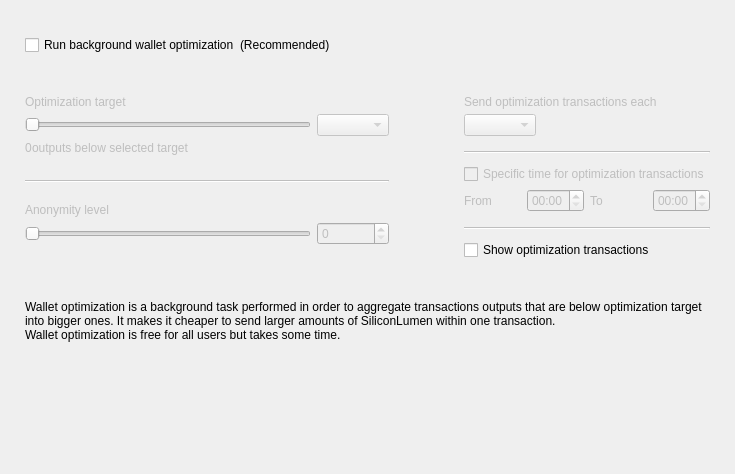
<?xml version="1.0" encoding="UTF-8"?>
<ui version="4.0">
 <class>OptimizationOptionsFrame</class>
 <widget class="QFrame" name="OptimizationOptionsFrame">
  <property name="geometry">
   <rect>
    <x>0</x>
    <y>0</y>
    <width>735</width>
    <height>474</height>
   </rect>
  </property>
  <property name="windowTitle">
   <string>Frame</string>
  </property>
  <property name="frameShape">
   <enum>QFrame::NoFrame</enum>
  </property>
  <property name="frameShadow">
   <enum>QFrame::Raised</enum>
  </property>
  <layout class="QVBoxLayout" name="verticalLayout">
   <property name="spacing">
    <number>0</number>
   </property>
   <property name="leftMargin">
    <number>25</number>
   </property>
   <property name="topMargin">
    <number>35</number>
   </property>
   <property name="rightMargin">
    <number>25</number>
   </property>
   <property name="bottomMargin">
    <number>0</number>
   </property>
   <item>
    <layout class="QHBoxLayout" name="horizontalLayout_2">
     <item>
      <widget class="QCheckBox" name="m_enableOptimizationCheck">
       <property name="text">
        <string>Run background wallet optimization</string>
       </property>
      </widget>
     </item>
     <item>
      <widget class="WalletGui::WalletNormalGrayTextLabel" name="label_8">
       <property name="text">
        <string>(Recommended)</string>
       </property>
      </widget>
     </item>
     <item>
      <spacer name="horizontalSpacer">
       <property name="orientation">
        <enum>Qt::Horizontal</enum>
       </property>
       <property name="sizeHint" stdset="0">
        <size>
         <width>40</width>
         <height>20</height>
        </size>
       </property>
      </spacer>
     </item>
    </layout>
   </item>
   <item>
    <spacer name="verticalSpacer_2">
     <property name="orientation">
      <enum>Qt::Vertical</enum>
     </property>
     <property name="sizeType">
      <enum>QSizePolicy::Fixed</enum>
     </property>
     <property name="sizeHint" stdset="0">
      <size>
       <width>20</width>
       <height>40</height>
      </size>
     </property>
    </spacer>
   </item>
   <item>
    <widget class="QWidget" name="m_optimizationOptionsWidget" native="true">
     <property name="enabled">
      <bool>true</bool>
     </property>
     <layout class="QHBoxLayout" name="horizontalLayout">
      <property name="spacing">
       <number>75</number>
      </property>
      <property name="leftMargin">
       <number>0</number>
      </property>
      <property name="topMargin">
       <number>0</number>
      </property>
      <property name="rightMargin">
       <number>0</number>
      </property>
      <property name="bottomMargin">
       <number>0</number>
      </property>
      <item alignment="Qt::AlignTop">
       <widget class="QWidget" name="widget1" native="true">
        <property name="enabled">
         <bool>false</bool>
        </property>
        <layout class="QGridLayout" name="gridLayout" columnstretch="50,0,0,0">
         <property name="leftMargin">
          <number>0</number>
         </property>
         <property name="topMargin">
          <number>0</number>
         </property>
         <property name="rightMargin">
          <number>0</number>
         </property>
         <property name="bottomMargin">
          <number>0</number>
         </property>
         <property name="verticalSpacing">
          <number>5</number>
         </property>
         <item row="0" column="0" colspan="4">
          <widget class="WalletGui::WalletNormalBlackTextLabel" name="label_5">
           <property name="text">
            <string>Optimization target</string>
           </property>
           <property name="indent">
            <number>0</number>
           </property>
          </widget>
         </item>
         <item row="4" column="0" colspan="4">
          <spacer name="verticalSpacer_3">
           <property name="orientation">
            <enum>Qt::Vertical</enum>
           </property>
           <property name="sizeType">
            <enum>QSizePolicy::Fixed</enum>
           </property>
           <property name="sizeHint" stdset="0">
            <size>
             <width>20</width>
             <height>20</height>
            </size>
           </property>
          </spacer>
         </item>
         <item row="1" column="0" colspan="3">
          <widget class="QSlider" name="m_thresholdSlider">
           <property name="maximum">
            <number>6</number>
           </property>
           <property name="pageStep">
            <number>1</number>
           </property>
           <property name="orientation">
            <enum>Qt::Horizontal</enum>
           </property>
          </widget>
         </item>
         <item row="1" column="3">
          <widget class="QComboBox" name="m_thresholdCombo"/>
         </item>
         <item row="5" column="0" colspan="4">
          <widget class="Line" name="line">
           <property name="orientation">
            <enum>Qt::Horizontal</enum>
           </property>
          </widget>
         </item>
         <item row="6" column="0" colspan="4">
          <spacer name="verticalSpacer_4">
           <property name="orientation">
            <enum>Qt::Vertical</enum>
           </property>
           <property name="sizeType">
            <enum>QSizePolicy::Fixed</enum>
           </property>
           <property name="sizeHint" stdset="0">
            <size>
             <width>20</width>
             <height>15</height>
            </size>
           </property>
          </spacer>
         </item>
         <item row="8" column="3">
          <widget class="QSpinBox" name="m_mixinSpin">
           <property name="buttonSymbols">
            <enum>QAbstractSpinBox::UpDownArrows</enum>
           </property>
          </widget>
         </item>
         <item row="7" column="0" colspan="4">
          <widget class="WalletGui::WalletNormalBlackTextLabel" name="label_7">
           <property name="text">
            <string>Anonymity level</string>
           </property>
           <property name="indent">
            <number>0</number>
           </property>
          </widget>
         </item>
         <item row="8" column="0" colspan="3">
          <widget class="QSlider" name="m_mixinSlider">
           <property name="pageStep">
            <number>1</number>
           </property>
           <property name="orientation">
            <enum>Qt::Horizontal</enum>
           </property>
          </widget>
         </item>
         <item row="2" column="0" colspan="4">
          <spacer name="verticalSpacer_12">
           <property name="orientation">
            <enum>Qt::Vertical</enum>
           </property>
           <property name="sizeType">
            <enum>QSizePolicy::Fixed</enum>
           </property>
           <property name="sizeHint" stdset="0">
            <size>
             <width>20</width>
             <height>0</height>
            </size>
           </property>
          </spacer>
         </item>
         <item row="3" column="0" colspan="4">
          <layout class="QHBoxLayout" name="horizontalLayout_3" stretch="0,1">
           <item>
            <widget class="QLabel" name="m_nonOptimizedOutputsLabel">
             <property name="text">
              <string>0</string>
             </property>
            </widget>
           </item>
           <item>
            <widget class="WalletGui::WalletNormalBlackTextLabel" name="m_nonOptimizedOutputsTextLabel">
             <property name="text">
              <string>outputs below selected target</string>
             </property>
            </widget>
           </item>
          </layout>
         </item>
        </layout>
       </widget>
      </item>
      <item>
       <layout class="QVBoxLayout" name="verticalLayout_3">
        <property name="spacing">
         <number>10</number>
        </property>
        <property name="rightMargin">
         <number>0</number>
        </property>
        <property name="bottomMargin">
         <number>0</number>
        </property>
        <item>
         <widget class="QWidget" name="widget2" native="true">
          <property name="enabled">
           <bool>false</bool>
          </property>
          <layout class="QGridLayout" name="gridLayout_2" columnstretch="0,0,0,0">
           <property name="leftMargin">
            <number>0</number>
           </property>
           <property name="topMargin">
            <number>0</number>
           </property>
           <property name="rightMargin">
            <number>0</number>
           </property>
           <property name="bottomMargin">
            <number>0</number>
           </property>
           <property name="verticalSpacing">
            <number>5</number>
           </property>
           <item row="2" column="0" colspan="2" alignment="Qt::AlignLeft">
            <widget class="QComboBox" name="m_periodCombo"/>
           </item>
           <item row="8" column="0">
            <widget class="WalletGui::WalletNormalBlackTextLabel" name="label_2">
             <property name="text">
              <string>From</string>
             </property>
            </widget>
           </item>
           <item row="8" column="1">
            <widget class="QTimeEdit" name="m_startTimeEdit">
             <property name="enabled">
              <bool>false</bool>
             </property>
             <property name="displayFormat">
              <string>HH:mm</string>
             </property>
            </widget>
           </item>
           <item row="8" column="2">
            <widget class="WalletGui::WalletNormalBlackTextLabel" name="label_3">
             <property name="text">
              <string>To</string>
             </property>
            </widget>
           </item>
           <item row="8" column="3">
            <widget class="QTimeEdit" name="m_stopTimeEdit">
             <property name="enabled">
              <bool>false</bool>
             </property>
             <property name="displayFormat">
              <string>HH:mm</string>
             </property>
            </widget>
           </item>
           <item row="6" column="0" colspan="4">
            <widget class="QCheckBox" name="m_optimizationTimeCheck">
             <property name="text">
              <string>Specific time for optimization transactions</string>
             </property>
            </widget>
           </item>
           <item row="4" column="0" colspan="4">
            <widget class="Line" name="line_2">
             <property name="orientation">
              <enum>Qt::Horizontal</enum>
             </property>
            </widget>
           </item>
           <item row="0" column="0" colspan="4">
            <widget class="WalletGui::WalletNormalBlackTextLabel" name="label_4">
             <property name="text">
              <string>Send optimization transactions each</string>
             </property>
             <property name="indent">
              <number>0</number>
             </property>
            </widget>
           </item>
           <item row="7" column="0" colspan="4">
            <spacer name="verticalSpacer_8">
             <property name="orientation">
              <enum>Qt::Vertical</enum>
             </property>
             <property name="sizeType">
              <enum>QSizePolicy::Fixed</enum>
             </property>
             <property name="sizeHint" stdset="0">
              <size>
               <width>20</width>
               <height>0</height>
              </size>
             </property>
            </spacer>
           </item>
           <item row="3" column="0" colspan="4">
            <spacer name="verticalSpacer_6">
             <property name="orientation">
              <enum>Qt::Vertical</enum>
             </property>
             <property name="sizeType">
              <enum>QSizePolicy::Fixed</enum>
             </property>
             <property name="sizeHint" stdset="0">
              <size>
               <width>20</width>
               <height>10</height>
              </size>
             </property>
            </spacer>
           </item>
           <item row="10" column="0" colspan="4">
            <widget class="Line" name="line_3">
             <property name="orientation">
              <enum>Qt::Horizontal</enum>
             </property>
            </widget>
           </item>
           <item row="1" column="0" colspan="4">
            <spacer name="verticalSpacer_5">
             <property name="orientation">
              <enum>Qt::Vertical</enum>
             </property>
             <property name="sizeType">
              <enum>QSizePolicy::Fixed</enum>
             </property>
             <property name="sizeHint" stdset="0">
              <size>
               <width>20</width>
               <height>0</height>
              </size>
             </property>
            </spacer>
           </item>
           <item row="5" column="0" colspan="4">
            <spacer name="verticalSpacer_7">
             <property name="orientation">
              <enum>Qt::Vertical</enum>
             </property>
             <property name="sizeType">
              <enum>QSizePolicy::Fixed</enum>
             </property>
             <property name="sizeHint" stdset="0">
              <size>
               <width>20</width>
               <height>5</height>
              </size>
             </property>
            </spacer>
           </item>
           <item row="9" column="0" colspan="4">
            <spacer name="verticalSpacer_10">
             <property name="orientation">
              <enum>Qt::Vertical</enum>
             </property>
             <property name="sizeType">
              <enum>QSizePolicy::Fixed</enum>
             </property>
             <property name="sizeHint" stdset="0">
              <size>
               <width>20</width>
               <height>10</height>
              </size>
             </property>
            </spacer>
           </item>
          </layout>
         </widget>
        </item>
        <item>
         <widget class="QCheckBox" name="m_showFusionTransactionsCheck">
          <property name="enabled">
           <bool>true</bool>
          </property>
          <property name="text">
           <string>Show optimization transactions</string>
          </property>
         </widget>
        </item>
       </layout>
      </item>
     </layout>
    </widget>
   </item>
   <item>
    <spacer name="verticalSpacer_11">
     <property name="orientation">
      <enum>Qt::Vertical</enum>
     </property>
     <property name="sizeType">
      <enum>QSizePolicy::Fixed</enum>
     </property>
     <property name="sizeHint" stdset="0">
      <size>
       <width>20</width>
       <height>40</height>
      </size>
     </property>
    </spacer>
   </item>
   <item>
    <widget class="WalletGui::WalletExtraNormalGrayTextLabel" name="m_helpLabel">
     <property name="text">
      <string>Wallet optimization is a background task performed in order to aggregate transactions outputs that are below optimization target into bigger ones. It makes it cheaper to send larger amounts of SiliconLumen within one transaction.
Wallet optimization is free for all users but takes some time.</string>
     </property>
     <property name="wordWrap">
      <bool>true</bool>
     </property>
    </widget>
   </item>
   <item>
    <spacer name="verticalSpacer">
     <property name="orientation">
      <enum>Qt::Vertical</enum>
     </property>
     <property name="sizeHint" stdset="0">
      <size>
       <width>20</width>
       <height>40</height>
      </size>
     </property>
    </spacer>
   </item>
  </layout>
 </widget>
 <customwidgets>
  <customwidget>
   <class>WalletGui::WalletNormalGrayTextLabel</class>
   <extends>QLabel</extends>
   <header>Gui/Common/WalletTextLabel.h</header>
  </customwidget>
  <customwidget>
   <class>WalletGui::WalletNormalBlackTextLabel</class>
   <extends>QLabel</extends>
   <header>Gui/Common/WalletTextLabel.h</header>
  </customwidget>
  <customwidget>
   <class>WalletGui::WalletExtraNormalGrayTextLabel</class>
   <extends>QLabel</extends>
   <header>Gui/Common/WalletTextLabel.h</header>
  </customwidget>
 </customwidgets>
 <resources/>
 <connections>
  <connection>
   <sender>m_enableOptimizationCheck</sender>
   <signal>toggled(bool)</signal>
   <receiver>widget1</receiver>
   <slot>setEnabled(bool)</slot>
   <hints>
    <hint type="sourcelabel">
     <x>147</x>
     <y>47</y>
    </hint>
    <hint type="destinationlabel">
     <x>176</x>
     <y>204</y>
    </hint>
   </hints>
  </connection>
  <connection>
   <sender>m_thresholdSlider</sender>
   <signal>valueChanged(int)</signal>
   <receiver>OptimizationOptionsFrame</receiver>
   <slot>thresholdChanged(int)</slot>
   <hints>
    <hint type="sourcelabel">
     <x>116</x>
     <y>139</y>
    </hint>
    <hint type="destinationlabel">
     <x>355</x>
     <y>194</y>
    </hint>
   </hints>
  </connection>
  <connection>
   <sender>m_mixinSlider</sender>
   <signal>valueChanged(int)</signal>
   <receiver>OptimizationOptionsFrame</receiver>
   <slot>mixinChanged(int)</slot>
   <hints>
    <hint type="sourcelabel">
     <x>116</x>
     <y>240</y>
    </hint>
    <hint type="destinationlabel">
     <x>367</x>
     <y>236</y>
    </hint>
   </hints>
  </connection>
  <connection>
   <sender>m_optimizationTimeCheck</sender>
   <signal>toggled(bool)</signal>
   <receiver>m_startTimeEdit</receiver>
   <slot>setEnabled(bool)</slot>
   <hints>
    <hint type="sourcelabel">
     <x>543</x>
     <y>179</y>
    </hint>
    <hint type="destinationlabel">
     <x>501</x>
     <y>207</y>
    </hint>
   </hints>
  </connection>
  <connection>
   <sender>m_optimizationTimeCheck</sender>
   <signal>toggled(bool)</signal>
   <receiver>m_stopTimeEdit</receiver>
   <slot>setEnabled(bool)</slot>
   <hints>
    <hint type="sourcelabel">
     <x>543</x>
     <y>179</y>
    </hint>
    <hint type="destinationlabel">
     <x>643</x>
     <y>207</y>
    </hint>
   </hints>
  </connection>
  <connection>
   <sender>m_mixinSpin</sender>
   <signal>valueChanged(int)</signal>
   <receiver>OptimizationOptionsFrame</receiver>
   <slot>mixinChanged(int)</slot>
   <hints>
    <hint type="sourcelabel">
     <x>273</x>
     <y>271</y>
    </hint>
    <hint type="destinationlabel">
     <x>367</x>
     <y>236</y>
    </hint>
   </hints>
  </connection>
  <connection>
   <sender>m_thresholdCombo</sender>
   <signal>currentIndexChanged(int)</signal>
   <receiver>OptimizationOptionsFrame</receiver>
   <slot>thresholdChanged(int)</slot>
   <hints>
    <hint type="sourcelabel">
     <x>270</x>
     <y>139</y>
    </hint>
    <hint type="destinationlabel">
     <x>367</x>
     <y>236</y>
    </hint>
   </hints>
  </connection>
  <connection>
   <sender>m_enableOptimizationCheck</sender>
   <signal>toggled(bool)</signal>
   <receiver>widget2</receiver>
   <slot>setEnabled(bool)</slot>
   <hints>
    <hint type="sourcelabel">
     <x>158</x>
     <y>48</y>
    </hint>
    <hint type="destinationlabel">
     <x>556</x>
     <y>197</y>
    </hint>
   </hints>
  </connection>
 </connections>
 <slots>
  <slot>thresholdChanged(int)</slot>
  <slot>mixinChanged(int)</slot>
 </slots>
</ui>
